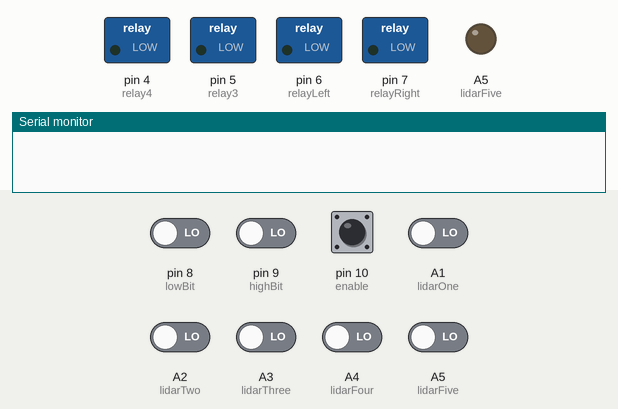
Bench run of a sketch on a simulated Arduino Uno, built with avr-gcc and run on an emulated ATmega328P. On the bench: switched loads named in the sketch (green lamp = pin HIGH), output pins drawn as LEDs (lit = HIGH), the last lines printed to the serial monitor. Inputs (shaded band) come from the test bench; at power-on: pin 10 (enable) HIGH, A1 (lidarOne), A2 (lidarTwo), A3 (lidarThree), A4 (lidarFour), A5 (lidarFive), pin 8 (lowBit), pin 9 (highBit) LOW.

Above: at 1.2 s.
1.3 s: pin 8 (lowBit) driven HIGH
At 5.6 s:
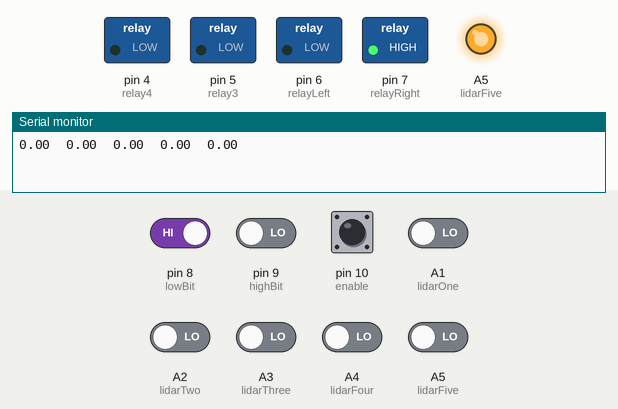
11.7 s: pin 9 (highBit) driven HIGH
At 15.9 s:
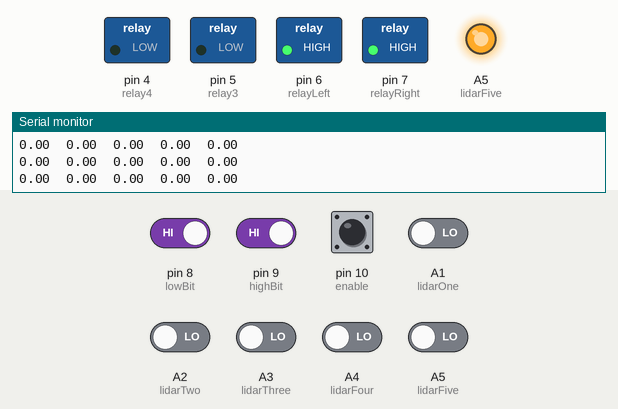
25.7 s: pin 8 (lowBit) driven LOW
At 36.6 s:
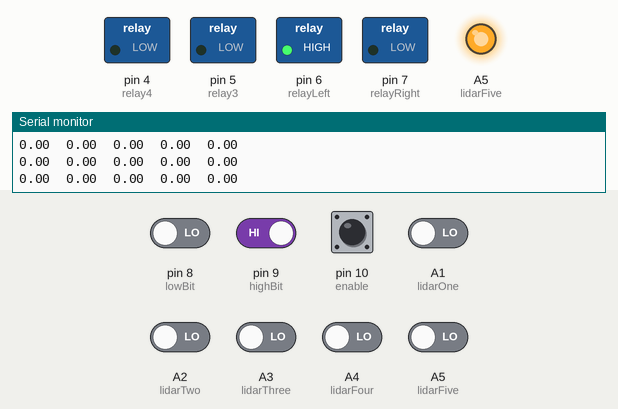
Timing chart, 0 to 42.3 s (numbered marks = the images above; inputs shaded):
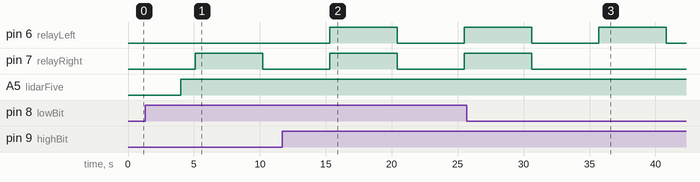

Measured:
- after the input at 1.3 s, pin 7 (relayRight): LOW → HIGH after 3.8 s, → LOW 5.1 s later
- after the input at 11.7 s, pin 6 (relayLeft): LOW → HIGH after 3.6 s, → LOW 5.1 s later, → HIGH 5.1 s later
- after the input at 25.7 s, pin 7 (relayRight): goes on until 30.6 s, then stays LOW

The sketch:

TurnSignalBumper.ino
```cpp
boolean PeriodState = false;

byte lowBit = 8;
byte highBit = 9;
byte enable = 10;
byte relayLeft = 6;
byte relayRight = 7;
byte relay3 = 5;
byte relay4 = 4;
byte lidarOne = A1;
byte lidarTwo = A2;
byte lidarThree = A3;
byte lidarFour = A4;
byte lidarFive = A5;
byte lowVal;
byte highVal;
byte leftVal;
byte rightVal;
byte enableVal;

float valLidarOne;
float valLidarTwo;
float valLidarThree;
float valLidarFour;
float valLidarFive;

unsigned long PeriodTime = 0;

void setup() {
  Serial.begin(9600);
  pinMode(lowBit, INPUT);
  pinMode(highBit, INPUT);
  pinMode(enable, INPUT);
  pinMode(relayLeft, OUTPUT);
  pinMode(relayRight, OUTPUT);
  pinMode(relay3, OUTPUT);
  pinMode(relay4, OUTPUT);

  pinMode(lidarOne, OUTPUT);
  pinMode(lidarTwo, OUTPUT);
  pinMode(lidarThree, OUTPUT);
  pinMode(lidarFour, OUTPUT);
  pinMode(lidarFive, OUTPUT);

  digitalWrite(relayLeft, LOW);
  digitalWrite(relayRight, LOW);
  digitalWrite(enable, LOW);
  digitalWrite(relay3, LOW);
  digitalWrite(relay4, LOW);
}

void loop() {
  LidarBump();
  Serial.print(valLidarOne);
  Serial.write(9);
  Serial.print(valLidarTwo);
  Serial.write(9);
  Serial.print(valLidarThree);
  Serial.write(9);
  Serial.print(valLidarFour);
  Serial.write(9);
  Serial.println(valLidarFive);
  delay(100);
  enableVal = digitalRead(enable);
  if((millis() > PeriodTime) && (enableVal == 1)) {
    flash();
  }
  if (enableVal == 0) {
    digitalWrite(relayLeft, LOW);
    digitalWrite(relayRight, LOW);
  }

}

void flash()  {
    PeriodTime = millis() + 500;
    if (PeriodState == false) {
        lowVal = digitalRead(lowBit);
        highVal = digitalRead(highBit);
        if ((lowVal == 0) && (highVal == 0)) {
          leftVal = LOW;
          rightVal = LOW;
        }
        else if ((lowVal == 0) && (highVal == 1)) {
          leftVal = HIGH;
          rightVal = LOW;
        }
        else if ((lowVal == 1) && (highVal == 0)) {
          leftVal = LOW;
          rightVal = HIGH;
        }
        else if ((lowVal = 1) && (highVal == 1)) {
          leftVal = HIGH;
          rightVal = HIGH;
        }
      digitalWrite(relayLeft, leftVal);
      digitalWrite(relayRight, rightVal);
      PeriodState = true;
    }
    else {
      PeriodState = false;
      digitalWrite(relayLeft, LOW);
      digitalWrite(relayRight, LOW);
    }
}
```

LidarBumper.ino
```cpp
void LidarBump()  {
  valLidarOne = LidarPulse(lidarOne);
  valLidarTwo = LidarPulse(lidarTwo);
  valLidarThree = LidarPulse(lidarThree);
  valLidarFour = LidarPulse(lidarFour);
  valLidarFive = LidarPulse(lidarFive);
}

float LidarPulse(byte lidarNum) {
float val;
  pinMode(lidarNum, OUTPUT);
  digitalWrite(lidarNum, HIGH);
  delayMicroseconds(5);
  pinMode(lidarNum, INPUT);
  val = pulseIn(lidarNum, HIGH)*17.15/1000;
  return val;
}
```
